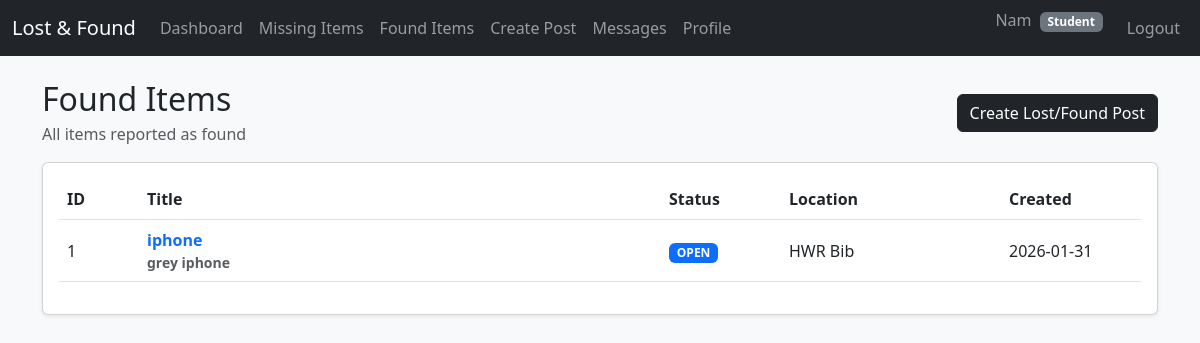
/student/found (signed in), run on the app's committed database.
### db.py (models this page shows)
class ItemPost(db.Model):
    __tablename__ = "item_posts"
    id = db.Column(db.Integer, primary_key=True)
    post_type = db.Column(db.String(10), nullable=False)
    title = db.Column(db.String(200), nullable=False)
    description = db.Column(db.Text, nullable=False)
    location = db.Column(db.String(200))
    status = db.Column(db.String(20), default="open")
    created_by = db.Column(db.Integer, db.ForeignKey("users.id"), nullable=False)
    created_at = db.Column(db.DateTime, default=datetime.utcnow)
    creator = db.relationship("User", backref="posts")

### app.py (the view)
@app.route("/student/found")
@login_required
def student_found():
    posts = ItemPost.query.filter_by(post_type="found").order_by(ItemPost.created_at.desc()).all()
    return render_template("student/found.html", posts=posts)

### app.py (called while the page is built)
def login_required(f):
    from functools import wraps
    @wraps(f)
    def wrapper(*args, **kwargs):
        if "user_id" not in session:
            return redirect(url_for("login"))
        return f(*args, **kwargs)
    return wrapper

### templates/student/found.html (shortened to what this page needs)
{% extends 'base.html' %}
{% block content %}
<div class="d-flex justify-content-between align-items-center mb-3">
  <div>
    <h2 class="mb-1">Found Items</h2>
    <div class="text-muted">All items reported as found</div>
  </div>
  <a class="btn btn-dark" href="{{ url_for('student_new_post') }}">Create Lost/Found Post</a>
</div>
<div class="card shadow-sm">
  <div class="card-body">
    {% if posts and posts|length > 0 %}
      <div class="table-responsive">
        <table class="table table-hover align-middle">
          <thead>
            <tr>
              <th style="width: 80px;">ID</th>
              <th>Title</th>
              <th style="width: 120px;">Status</th>
              <th style="width: 220px;">Location</th>
              <th style="width: 140px;">Created</th>
            </tr>
          </thead>
          <tbody>
            {% for post in posts %}
              <tr>
                <td>{{ post.id }}</td>
                <td class="fw-semibold">
                  <a class="text-decoration-none"
                     href="{{ url_for('student_post_detail', post_id=post.id) }}">
                    {{ post.title }}
                  </a>
                  <div class="text-muted small">
                    {{ post.description[:80] }}{% if post.description and post.description|length > 80 %}...{% endif %}
                  </div>
                </td>
                <td>
                  {% if post.status == "open" %}
                    <span class="badge text-bg-primary">OPEN</span>
                  {% elif post.status == "claimed" %}
                    <span class="badge text-bg-info">CLAIMED</span>
                  {% else %}
                    <span class="badge text-bg-secondary">CLOSED</span>
                  {% endif %}
                </td>
                <td>{{ post.location or "-" }}</td>
                <td>{{ post.created_at.strftime("%Y-%m-%d") }}</td>
              </tr>
            {% endfor %}
          </tbody>
        </table>
      </div>
    {% else %}
      <div class="text-center py-4">
        <h5 class="mb-2">No found items yet</h5>
        <p class="text-muted mb-3">Create a found post if you found something.</p>
        <a class="btn btn-dark" href="{{ url_for('student_new_post') }}">Create Post</a>
      </div>
    {% endif %}
  </div>
</div>
{% endblock %}

### data on the page
ItemPost: id "1", title "iphone", description "grey iphone", status "OPEN", location "HWR Bib", created_at "2026-01-31"

### other printed values
{{ session.get('username') }} "Nam"
